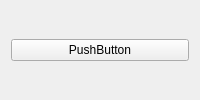
<?xml version="1.0" encoding="UTF-8"?>
<ui version="4.0">
 <class>Sample</class>
 <widget class="QWidget" name="Sample">
  <property name="windowTitle">
   <string>Sample</string>
  </property>
  <layout class="QVBoxLayout" name="verticalLayout">
   <item>
    <widget class="QPushButton" name="pushButton">
     <property name="text">
      <string>PushButton</string>
     </property>
    </widget>
   </item>
  </layout>
 </widget>
 <resources/>
 <connections/>
</ui>
